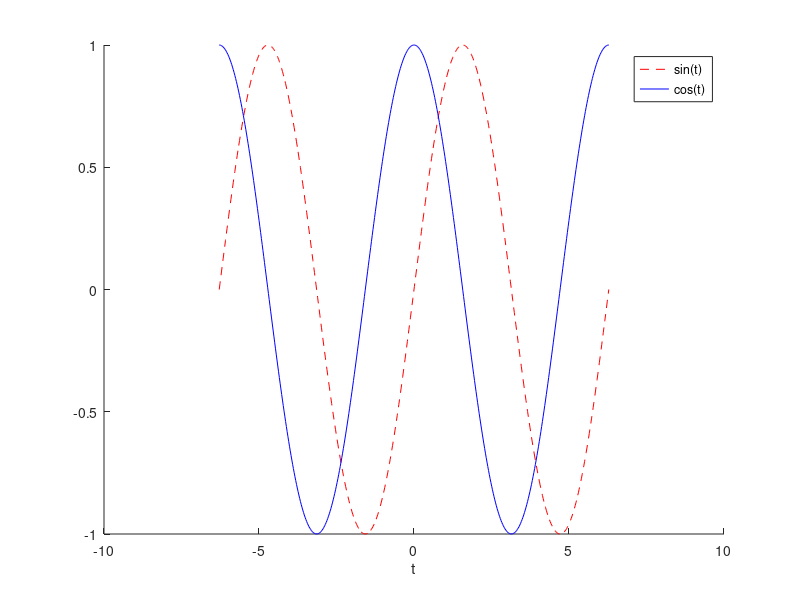

MATLAB code for this plot:
figure
t = linspace(-2 * pi, 2 * pi, 500);
hold on
plot(t, sin(t), 'r--');
plot(t, cos(t), 'b-');
hold off
xlabel('t');
legend('sin(t)', 'cos(t)');
print('output.pdf', '-dpdf', '-bestfit');
